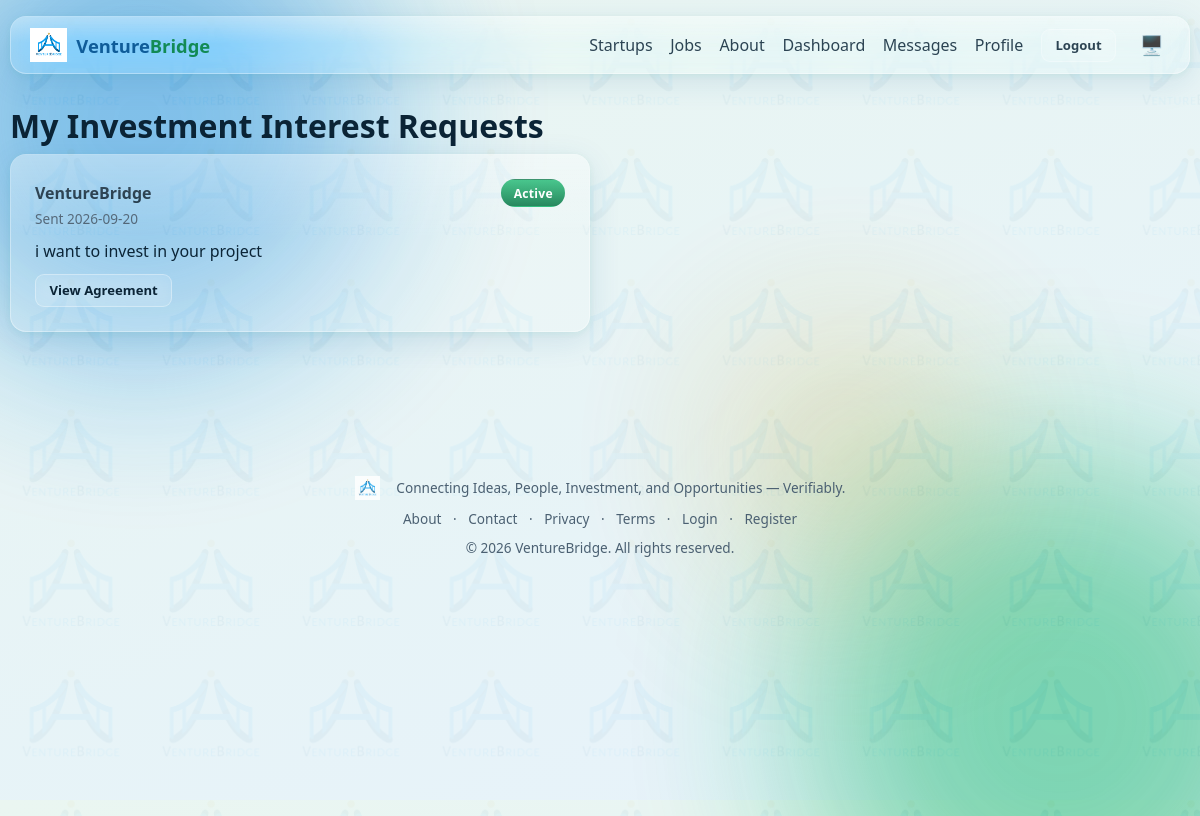
/investment/investor (signed in), run on the app's committed database.
### models.py (models this page shows, shortened)
class InvestmentRequest(db.Model):
    id = db.Column(db.Integer, primary_key=True)
    investor_id = db.Column(db.Integer, db.ForeignKey("user.id"), nullable=False)
    startup_id = db.Column(db.Integer, db.ForeignKey("startup.id"), nullable=False)
    message = db.Column(db.Text, nullable=False)
    status = db.Column(db.String(30), default="pending")
    created_at = db.Column(db.DateTime, default=datetime.utcnow)
    decided_at = db.Column(db.DateTime)
    investor = db.relationship("User", foreign_keys=[investor_id])
    agreement = db.relationship("Agreement", backref="request", uselist=False, cascade="all,delete")
    proposals = db.relationship("FundingProposal", backref="request", cascade="all,delete", lazy="dynamic")

class Startup(db.Model):
    id = db.Column(db.Integer, primary_key=True)
    founder_id = db.Column(db.Integer, db.ForeignKey("user.id"), nullable=False)
    name = db.Column(db.String(150), nullable=False, index=True)
    logo = db.Column(db.String(255))
    description = db.Column(db.Text)
    industry = db.Column(db.String(120), index=True)
    stage = db.Column(db.String(30))
    location = db.Column(db.String(120), index=True)
    website = db.Column(db.String(255))
    founded_year = db.Column(db.Integer)
    business_model = db.Column(db.String(255))
    team_size = db.Column(db.Integer)
    is_active = db.Column(db.Boolean, default=True)
    document_status = db.Column(db.String(20), default="pending")
    created_at = db.Column(db.DateTime, default=datetime.utcnow)
    documents = db.relationship("StartupDocument", backref="startup", cascade="all,delete", lazy="dynamic")
    jobs = db.relationship("Job", backref="startup", cascade="all,delete", lazy="dynamic")
    investment_requests = db.relationship("InvestmentRequest", backref="startup", cascade="all,delete", lazy="dynamic")

### blueprints/investment.py (the view)
@bp.route("/investor")
@login_required
@roles_required("investor")
def investor_requests():
    reqs = InvestmentRequest.query.filter_by(investor_id=current_user.id).order_by(
        InvestmentRequest.created_at.desc()).all()
    return render_template("investment/investor_requests.html", reqs=reqs)

### models.py (called while the page is built)
    @property
    def is_active(self):
        return self.is_active_account

### templates/investment/investor_requests.html (shortened to what this page needs)
{% extends "base.html" %}
{% block content %}
<div class="animate-in">
  <h1>My Investment Interest Requests</h1>
  <div class="grid grid-2">
    {% for r in reqs %}
    <div class="glass card-pad hover-lift">
      <div class="flex-between">
        <strong>{{ r.startup.name }}</strong>
        {% set colors = {"pending":"badge-pending","awaiting_investor_review":"badge-pending","awaiting_founder_review":"badge-pending",
                          "milestones_setup":"badge-pending","awaiting_signatures":"badge-pending","active":"badge-verified","rejected":"badge-rejected"} %}
        {% set labels = {"pending":"Awaiting Founder","awaiting_investor_review":"Founder Sent Proposal","awaiting_founder_review":"Awaiting Founder Review",
                          "milestones_setup":"Awaiting Milestones","awaiting_signatures":"Awaiting Signatures","active":"Active","rejected":"Rejected"} %}
        <span class="badge {{ colors[r.status] }}">{{ labels[r.status] }}</span>
      </div>
      <span class="text-muted" style="font-size:.85rem;">Sent {{ r.created_at.strftime("%Y-%m-%d") }}</span>
      <p style="margin:.6rem 0;">{{ r.message }}</p>
      {% if r.status == 'awaiting_investor_review' %}
        <a href="{{ url_for('investment.view_proposal', req_id=r.id) }}" class="btn btn-green btn-sm">Review Founder's Proposal</a>
      {% elif r.status == 'awaiting_founder_review' %}
        <a href="{{ url_for('investment.view_proposal', req_id=r.id) }}" class="btn btn-outline btn-sm">View Your Changes</a>
      {% elif r.status == 'milestones_setup' %}
        <span class="text-muted" style="font-size:.85rem;">Waiting for the founder to set up milestones.</span>
      {% elif r.status == 'awaiting_signatures' %}
        <a href="{{ url_for('investment.sign_agreement', req_id=r.id) }}" class="btn btn-green btn-sm">Sign Agreement</a>
      {% elif r.status == 'active' %}
        <a href="{{ url_for('investment.agreement', req_id=r.id) }}" class="btn btn-outline btn-sm">View Agreement</a>
      {% endif %}
    </div>
    {% else %}<p class="text-muted">You haven't sent any investment interest yet. <a href="{{ url_for('startups.list_startups') }}">Browse startups</a>.</p>{% endfor %}
  </div>
</div>
{% endblock %}

### static/css/style.css (style rules this page uses)
:root { --radius: 16px; --radius-sm: 10px; --font: "Segoe UI", system-ui, -apple-system, "Helvetica Neue", Arial, sans-serif; --blue-900:#0a2f4d; --blue-700:#0f5c99; --blue-500:#1f8fe0; --blue-300:#7cc4f5; --green-700:#0f7a4c; --green-500:#1eb872; --green-300:#8fe3b8; --gold:#c9a227; --bg-grad-1: var(--blue-500); --bg-grad-2: var(--green-500); --bg-grad-3: var(--gold); --glass-bg: rgba(255,255,255,0.14); --glass-border: rgba(255,255,255,0.35); --glass-shine: rgba(255,255,255,0.55); --text-main:#0b2436; --text-muted:#4b6072; --page-bg-1:#eaf6f1; --page-bg-2:#e5f2fb; }
* { box-sizing:border-box; }
html,body { height:100%; }
body { margin:0; font-family:var(--font); color:var(--text-main); background: linear-gradient(160deg, var(--page-bg-1), var(--page-bg-2)); min-height:100vh; position:relative; overflow-x:hidden; transition: background .3s ease, color .3s ease; }
.glass { position:relative; background: var(--glass-bg); backdrop-filter: blur(18px) saturate(140%); -webkit-backdrop-filter: blur(18px) saturate(140%); border: 1px solid var(--glass-border); border-radius: var(--radius); box-shadow: 0 8px 32px rgba(15,92,153,0.12), 0 2px 8px rgba(30,184,114,0.08); overflow:hidden; }
.glass::before { content:""; position:absolute; top:0; left:0; right:0; height:46%; background: linear-gradient(180deg, var(--glass-shine), transparent); opacity:.5; pointer-events:none; }
.card-pad { padding:1.5rem; }
.animate-in { animation: fadeSlideIn .5s ease both; }
.hover-lift { transition: transform .25s ease, box-shadow .25s ease; }
h1,h2,h3,h4 { margin:0 0 .5rem; line-height:1.25; }
p { line-height:1.6; }
a { color:var(--blue-700); text-decoration:none; }
.text-muted { color:var(--text-muted); }
.grid { display:grid; gap:1.25rem; }
.grid-2 { grid-template-columns:repeat(2,1fr); }
.flex-between { display:flex; align-items:center; justify-content:space-between; }
.btn { display:inline-flex; align-items:center; justify-content:center; gap:.4rem; padding:.65rem 1.3rem; border-radius:12px; font-weight:600; font-size:.95rem; border:1px solid transparent; cursor:pointer; transition: all .18s ease; text-decoration:none; position:relative; }
.btn-outline { background: rgba(255,255,255,.08); color:var(--text-main); border:1px solid var(--glass-border); backdrop-filter: blur(8px); }
.btn-sm { padding:.4rem .85rem; font-size:.82rem; border-radius:9px; }
.badge { display:inline-flex; align-items:center; gap:.3rem; padding:.28rem .7rem; border-radius:999px; font-size:.76rem; font-weight:700; letter-spacing:.02em; background:linear-gradient(180deg, rgba(255,255,255,.5), rgba(255,255,255,0)) , var(--glass-bg); border:1px solid var(--glass-border); }
.badge-verified { color:#fff; background:linear-gradient(180deg, var(--green-500), var(--green-700)); border-color:transparent; }

### data on the page
InvestmentRequest: startup.name "VentureBridge", status "Active", created_at "2026-09-20", message "i want to invest in your project"
